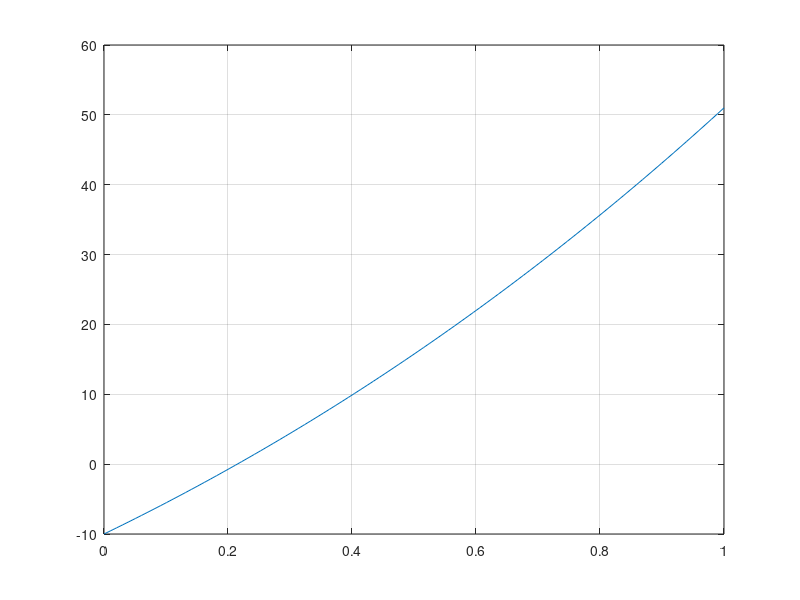

Write the MATLAB code that produced this figure. (Note: this script raises an error after producing the figure.)
% Week - 6
% Root Finding Methods:
    % 1. Bracketing Methods:
        % - Bisection Method
        % - False Position Method
    % 2. Open Methods:
        % - Fixed Point Method
        % - Newton Raphson Method

x = linspace(0,1,100);
y = 2*x.^3+16*x.^2+43*x-10;
plot(x, y)
grid on


% build-in matlab function(fsolve)
format long
ref_sol = fsolve('2*x^3+16*x^2+43*x-10',0);
ref_sol


% Bracketing Methods
% 1. Bisection Method:


